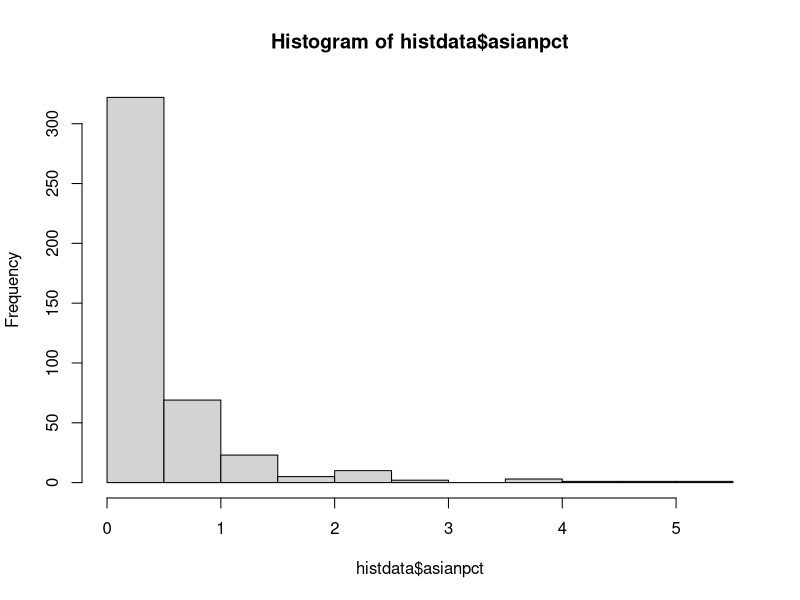
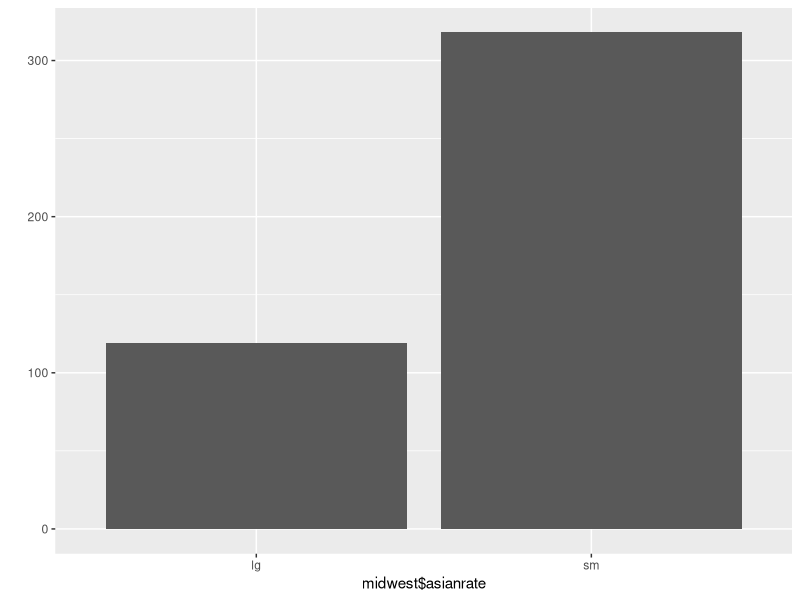

Source code (R) for these figures, in order:
# midwest 데이터를 data.frame으로 불러온 후, 데이터의 특징을 설명하시오. ####
library(ggplot2)
midwest = as.data.frame(ggplot2::midwest)
midwest = as.data.frame(midwest)

aggregate(data=midwest, popdensity~state,mean)
aggregate(data=midwest, percasian~state,mean)

# 데이터 특징:
# midwest는 437개의 county에 관한 28개 분야의 정보를 담고 있는 dataframe이다.
# state는 총 5개, county는 총 437개로 나눠지고 이 중 아시아인은 최소 0명에서 최대 188,565명이 각 county에 살고 있다. 
# 전체 인구밀도는 OH-MI-IL-IN-WI주 순서로 높고 
# 주별 평균 아시아인 비율은 IL-WI-MI-OH-IN 순으로 높다.



#poptotal 변수(컬럼)를 total로, popasian 변수를 asian으로 변수명을 변경하는 코드를 작성하시오. ####
colnames(midwest)[colnames(midwest)=="poptotal"] = "total"
colnames(midwest)[colnames(midwest)=="popasian"] = "asian"
colnames(midwest)



# total, asian 변수를 이용해 `전체 인구 대비 아시아계 인구 백분율` 파생변수(asianpct)를 추가하고, 히스토그램을 그리시오.
####
midwest$asianpct = (midwest[,'asian'] / midwest[,'total']) * 100
histdata = midwest[,c('asianpct', 'state')]
hist(histdata$asianpct)



# 도시(state)기준으로 아시아계 인구가 어떻게 분포하는지 설명하시오. ####
asianperstate= aggregate(data=histdata, asianpct~state, mean)
asianperstate[order(-asianperstate$asianpct),]
# IL-WI-MI-OH-IN순으로 아시아계 인구가 많다. 



# 아시아계 인구 백분율(asianpct)의 전체 평균을 구하고, 평균을 초과하면 "lg", 그 외는 "sm"을 부여하는 파생변수(asianrate)를 추가하는 코드를 작성하시오. ####
mean(midwest$asianpct)
midwest$asianrate = ifelse(midwest$asianpct >= mean(midwest$asianpct),"lg","sm")
head(midwest$asianrate)



# "lg"와 "sm"에 해당하는 지역이 얼마나 되는지 빈도 막대그래프(qplot)을 그려보시오.####
library(ggplot2)
qplot(midwest$asianrate)
